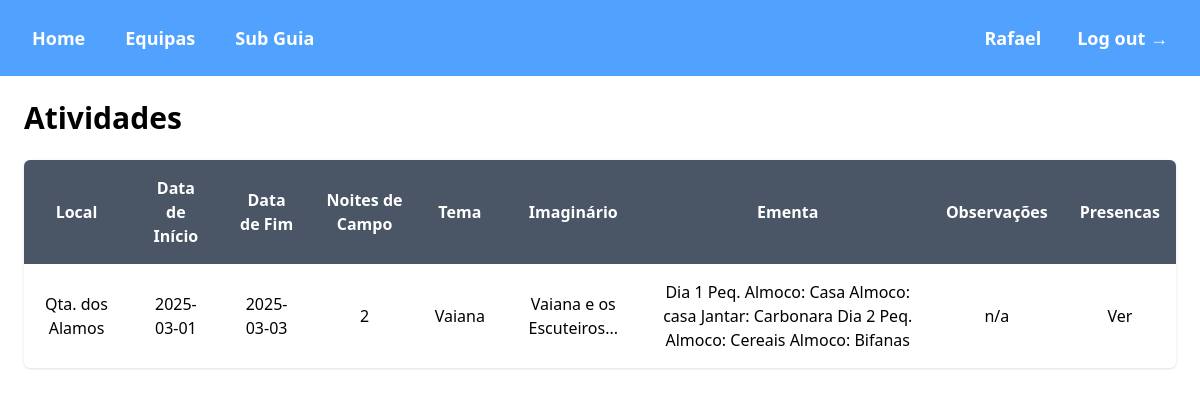
The page /public/atividades.php (signed in) on the database as committed earlier.
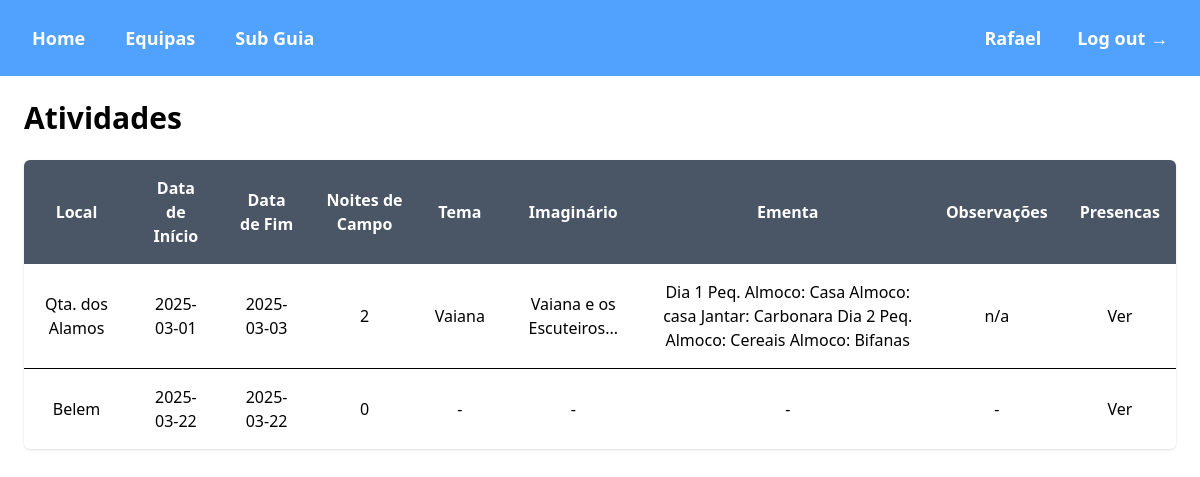
The same page on the database as committed later.
### tables this page shows
CREATE TABLE `atividades` (
  `id` int(11) NOT NULL,
  `local` varchar(255) NOT NULL,
  `data_inicio` date NOT NULL,
  `data_fim` date NOT NULL,
  `noites_campo` int(11) NOT NULL,
  `tema` varchar(100) NOT NULL,
  `imaginario` text NOT NULL,
  `ementa` text NOT NULL,
  `observacoes` text NOT NULL,
  `created_at` timestamp NULL DEFAULT current_timestamp()
);

### public/atividades.php (the view, shortened to what this page needs)
<?php
    require '../private/connection.php';
?>
<!DOCTYPE html>
<html lang="en">
<head>
    <script src="https://unpkg.com/@tailwindcss/browser@4"></script>
</head>
<body>
    <?php include("header.php"); ?>
    <div class="p-6">
        <div class="max-w-[1650px] mx-auto">
            <h2 class="text-3xl font-bold">Atividades</h2>
            <div class="mt-6 bg-white shadow-sm rounded-md overflow-hidden">
                <div class="overflow-x-auto">
                <?php
                    $selectAtividades = "SELECT * FROM atividades";
                    $result = $connection->query($selectAtividades);
                    if ($result && $result->num_rows > 0):
                ?>
                    <table class="w-full min-w-full border-collapse">
                        <thead class="bg-gray-600 text-white">
                            <tr>
                                <th class="p-4 text-center">Local</th>
                                <th class="p-4 text-center">Data de Início</th>
                                <th class="p-4 text-center">Data de Fim</th>
                                <th class="p-4 text-center">Noites de Campo</th>
                                <th class="p-4 text-center">Tema</th>
                                <th class="p-4 text-center">Imaginário</th>
                                <th class="p-4 text-center">Ementa</th>
                                <th class="p-4 text-center">Observações</th>
                                <th class="p-4 text-center">Presencas</th>
                            </tr>
                        </thead>
                        <tbody class="divide-y">
                            <?php
                                while ($row = $result->fetch_assoc()) {
                                    echo "<tr class='hover:bg-gray-100'>";
                                    echo "<td class='p-4 text-center' data-label='Local'>" . htmlspecialchars($row['local']) . "</td>";
                                    echo "<td class='p-4 text-center' data-label='Data de Início'>" . htmlspecialchars($row['data_inicio']) . "</td>";
                                    echo "<td class='p-4 text-center' data-label='Data de Fim'>" . htmlspecialchars($row['data_fim']) . "</td>";
                                    echo "<td class='p-4 text-center' data-label='Noites de Campo'>" . htmlspecialchars($row['noites_campo']) . "</td>";
                                    echo "<td class='p-4 text-center' data-label='Tema'>" . htmlspecialchars($row['tema']) . "</td>";
                                    echo "<td class='p-4 text-center' data-label='Imaginário'>" . htmlspecialchars($row['imaginario']) . "</td>";
                                    echo "<td class='p-4 text-center' data-label='Ementa'>" . htmlspecialchars($row['ementa']) . "</td>";
                                    echo "<td class='p-4 text-center' data-label='Observações'>" . htmlspecialchars($row['observacoes']) . "</td>";
                                    echo "<td class='p-4 text-center' data-label='Presencas'>Ver</td>";
                                    echo "</tr>";
                                }
                            ?>
                        </tbody>
                    </table>
                    <?php
                        else:
                            echo "<p>Não foram encontradas atividades</p>";
                        endif;
                    ?>
                </div>
            </div>
        </div>
    </div>
</body>
</html>

Rows that differ between the two databases and show on the page:
added atividades: local "Belem", data_inicio "2025-03-22", data_fim "2025-03-22", noites_campo "0", tema "-", imaginario "-", ementa "-", observacoes "-"
